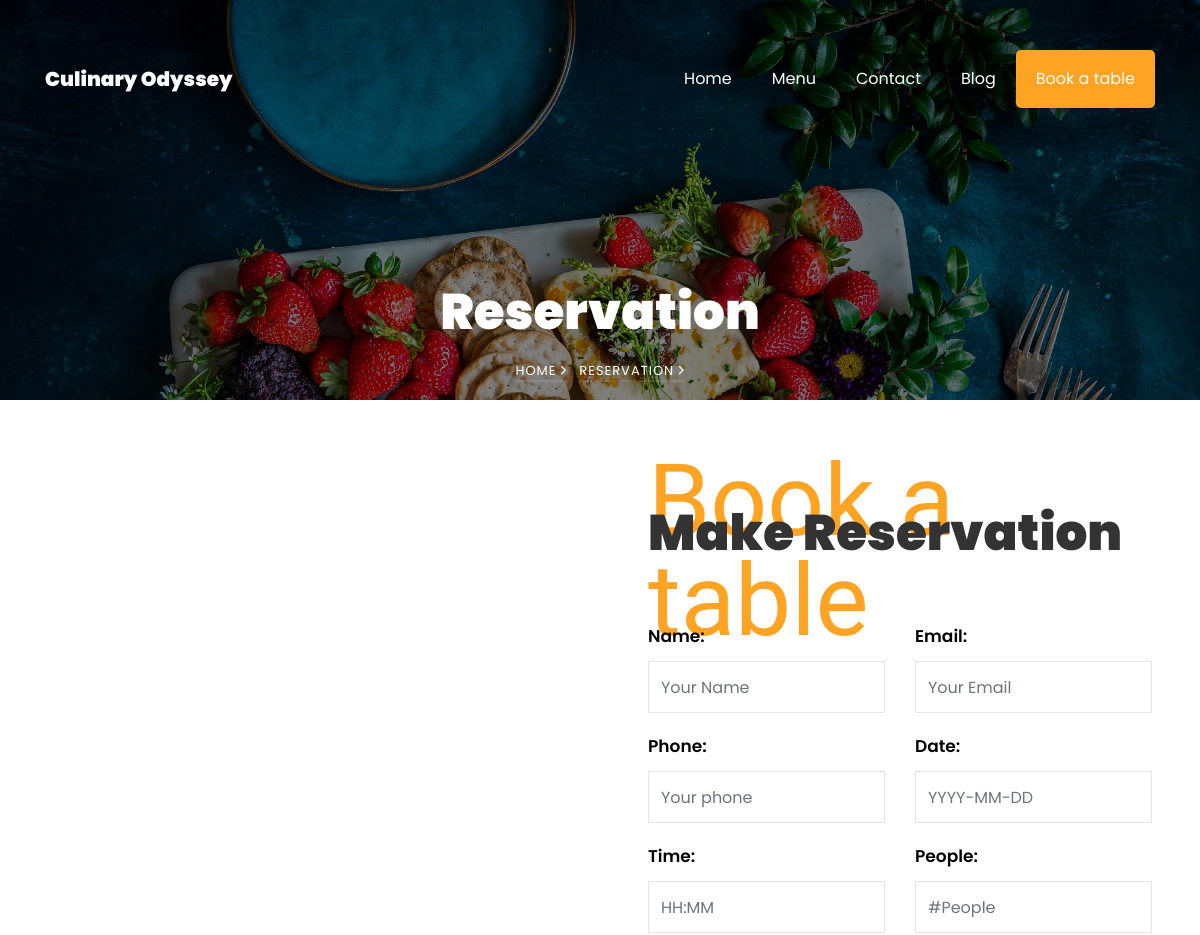
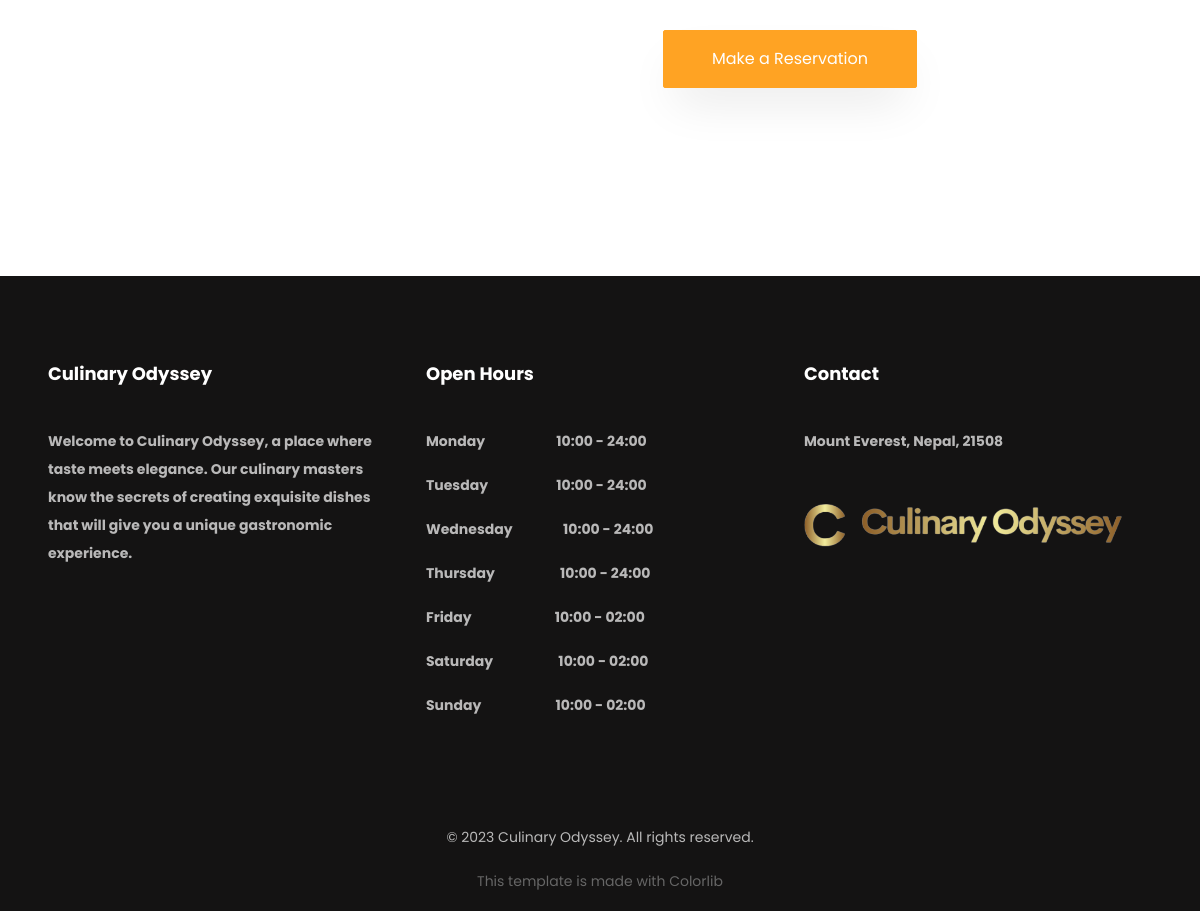
Page /book_a_table/ on the committed database (2 pictures, top to bottom).
### app/models.py (models this page shows, shortened)
class Footer(models.Model):
    title = RichTextField()
    opening_hours = RichTextField()
    newsletter = RichTextField()
    twitter_link = models.URLField(blank=True)
    facebook_link = models.URLField(blank=True)
    instagram_link = models.URLField(blank=True)
    copyright_text = RichTextField()

### culinary_odissey/views.py (the view, shortened to what this page needs)
# urls.py: path('book_a_table/', Reservation.as_view(), name='book_a_table'),
class Reservation(TemplateView):
    template_name = './reservation.html'
    def get_context_data(self, **kwargs):
        context = super().get_context_data(**kwargs)
        context['reservation_form'] = ReservationForm()
        return context

### culinary_odissey/forms.py
class ReservationForm(forms.ModelForm):
    name = forms.CharField(label='Name', widget=forms.TextInput(
        attrs={'class': 'form-control', 'placeholder': 'Your Name'}
    ))
    email = forms.EmailField(label='Email', widget=forms.TextInput(
        attrs={'class': 'form-control', 'placeholder': 'Your Email'}
    ))
    phone = forms.CharField(label='Phone', widget=forms.TextInput(
        attrs={'class': 'form-control', 'placeholder': 'Your phone'}
    ))
    date = forms.DateField(label='Date', widget=forms.TextInput(
        attrs={'class': 'form-control', 'placeholder': 'YYYY-MM-DD'}
    ))
    time = forms.TimeField(label='Time', widget=forms.TextInput(
        attrs={'class': 'form-control', 'placeholder': 'HH:MM'}
    ))
    people = forms.IntegerField(label='People', widget=forms.NumberInput(
        attrs={'class': 'form-control', 'placeholder': '#People'}
    ))
    class Meta:
        model = Reservation
        fields = ('name', 'email', 'phone', 'date', 'time', 'people')

### app/context_processors.py (called while the page is built)
def main_menu_items(request):
    items = MainMenueItems.objects.filter(is_visible=True)
    return {'main_menu': items}

def slide_item(request):
    items = Slider.objects.filter(is_visible=True)
    return {'slide_item': items}

def progress_item(request):
    items = Progress.objects.filter(is_visible=True)
    return {'progress_item': items}

def chef_item(request):
    items = Chefs.objects.filter(is_visible=True)
    return {'chef_item': items}

def customer_item(request):
    items = Customers.objects.filter(is_visible=True)
    return {'customer_item': items}

def footer_items(request):
    items = Footer.objects.first()
    return {'footer_item': items}

### culinary_odissey/templates/reservation.html (shortened to what this page needs)
{% load static %}
<!DOCTYPE html>
<html lang="en">
  <head>
    <link rel="stylesheet" href="{% static 'css/open-iconic-bootstrap.min.css' %}">
    <link rel="stylesheet" href="{% static 'css/animate.css' %}">
    <link rel="stylesheet" href="{% static 'css/owl.carousel.min.css' %}">
    <link rel="stylesheet" href="{% static 'css/owl.theme.default.min.css' %}">
    <link rel="stylesheet" href="{% static 'css/magnific-popup.css' %}">
    <link rel="stylesheet" href="{% static 'css/aos.css' %}">
    <link rel="stylesheet" href="{% static 'css/ionicons.min.css' %}">
    <link rel="stylesheet" href="{% static 'css/bootstrap-datepicker.css' %}">
    <link rel="stylesheet" href="{% static 'css/jquery.timepicker.css' %}">
    <link rel="stylesheet" href="{% static 'css/flaticon.css' %}">
    <link rel="stylesheet" href="{% static 'css/icomoon.css' %}">
    <link rel="stylesheet" href="{% static 'css/style.css' %}">
  </head>
</html>
  <body>
	  {% include './includes/navbar.html' %}
    <section class="hero-wrap hero-wrap-2" style="background-image: url({% static 'images/bg_3.jpg'%});" data-stellar-background-ratio="0.5">
      <div class="overlay"></div>
      <div class="container">
        <div class="row no-gutters slider-text align-items-end justify-content-center">
          <div class="col-md-9 ftco-animate text-center">
            <h1 class="mb-2 bread">Reservation</h1>
            <p class="breadcrumbs"><span class="mr-2"><a href="/">Home <i class="ion-ios-arrow-forward"></i></a></span> <span>Reservation <i class="ion-ios-arrow-forward"></i></span></p>
          </div>
        </div>
      </div>
    </section>
		<section class="ftco-section ftco-no-pt ftco-no-pb">
        <div class="container-fluid px-0">
            <div class="row d-flex no-gutters">
                <div class="col-md-6 order-md-last ftco-animate makereservation p-4 p-md-5 pt-5">
                    <div class="py-md-5">
                        <div class="heading-section ftco-animate mb-5">
                            <span class="subheading">Book a table</span>
                            <h2 class="mb-4">Make Reservation</h2>
                        </div>
                        <form action="{% url 'odyssey:home' %}" method="post" role="form">
                            <div class="row">
                                {% for field in reservation_form %}
                                    <div class="col-md-6">
                                        <div class="form-group">
                                            {{ field.label_tag }}
                                            {{ field }}
                                        </div>
                                    </div>
                                {% endfor %}
                            </div>
                            <div class="col-md-12 mt-3">
                                <div class="form-group">
                                    <input type="submit" value="Make a Reservation" class="btn btn-primary py-3 px-5">
                                </div>
                            </div>
                        </form>
                    </div>
                </div>
                <div class="col-md-6 d-flex align-items-stretch pb-5 pb-md-0">
                    <div>
                        <iframe src="https://www.google.com/maps/embed?pb=!1m18!1m12!1m3!1d28185.511678040446!2d86.88604951856101!3d27.98811467050819!2m3!1f0!2f0!3f0!3m2!1i1024!2i768!4f13.1!3m3!1m2!1s0x39e854a215bd9ebd%3A0x576dcf806abbab2!2z0JTQttC-0LzQvtC70YPQvdCz0LzQsA!5e0!3m2!1suk!2sde!4v1704202700097!5m2!1suk!2sde" width="800" height="800" style="border:0;" allowfullscreen="" loading="lazy"></iframe>
                    </div>
                </div>
            </div>
        </div>
    </section>
    {% include './includes/footer.html' %}
  </body>
</html>

### templates/includes/footer.html (shortened to what this page needs)
<footer class="ftco-footer ftco-bg-dark ftco-section" style="padding-bottom: 0rem">
    <div class="container-fluid px-md-5 px-3">
        <div class="row mb-5">
            <div class="col-md-6 col-lg-4">
                <div class="ftco-footer-widget mb-4">
                    <h2 class="ftco-heading-2">Culinary Odyssey</h2>
                    {{ footer_item.title|safe }}
                    <ul class="ftco-footer-social list-unstyled float-md-left float-lft mt-3">
                    </ul>
                </div>
            </div>
            <div class="col-md-6 col-lg-4">
                <div class="ftco-footer-widget mb-4">
                    <h2 class="ftco-heading-2">Open Hours</h2>
                    <ul class="list-unstyled open-hours">
                        <li class="d-flex"><span>{{ footer_item.opening_hours|safe }}</span></li>
                    </ul>
                </div>
            </div>
            <div class="col-md-6 col-lg-4">
                <div class="ftco-footer-widget mb-4">
                    <h2 class="ftco-heading-2">Contact</h2>
                    <p>{{ footer_item.newsletter|safe }}</p>
                    <a href="/" class="thumb-menu img">
                        <img style="width: 20rem; margin-top:2rem" src="/static/images/mainlogo.png" alt="Logo">
                    </a>
                </div>
            </div>
        </div>
        <div class="row">
            <div class="col-md-12 text-center">
                <p>{{ footer_item.copyright_text|safe }}This template is made with Colorlib</p>
            </div>
        </div>
    </div>
</footer>

### rows in the picture
Footer: title "Welcome to Culinary Odyssey, a place where taste meets elegance. Our culinary masters know the secrets of creating exquisite dishes that will give you a unique gastronomic experience.", opening_hours "Monday 10:00 - 24:00 Tuesday 10:00 - 24:00 Wednesday 10:00 - 24:00 Thursday 10:00 - 24:00 Friday 10:00 - 02:00 Saturday 10:00 - 02:00 Sunday 10:00 - 02:00", newsletter "Mount Everest, Nepal, 21508", copyright_text "© 2023 Culinary Odyssey. All rights reserved."

### other values in the picture
{{ field.label_tag }} "Name:" "Email:" "Phone:" "Date:" "Time:" "People:"
